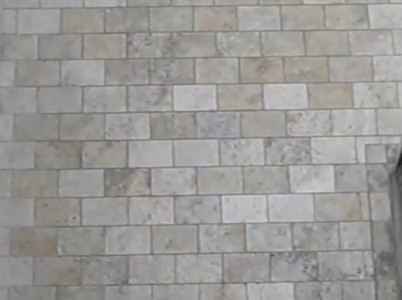
#> input picture frame 128 of demo.mp4, 402 x 300 px
$ python main.py
#> lines starting #> are read from the running program, lines starting #| are printed output that depends on the picture; after the words box and inside, x2 and y2 are one past the last pixel; in counts of white or black regions, pixels touching at a corner belong together
import cv2 as cv

toleranceRange = 200
toleranceCount = 5


# [34 lines left out: functions calc_area, toList, CalcCenter, not called in this run]


class People:
    # [10 lines left out: function __init__, not called in this run]

    def getCenter(self):
        return self.Center

    def getSpeed(self):
        return self.speed

    # [7 lines left out: function setPos, not called in this run]


def mk_path(FileName):
    return "/Users/makik/Desktop/untitled1/" + FileName


def NextSecond(cap, Second, FPS):
    for i in range(int(FPS * Second)):
        cap.read()

DisplayVideo = True
SaveVideo = True
TestMode = False

if __name__ == '__main__':

    if DisplayVideo:
        cv.namedWindow("FRAME")
    cap = cv.VideoCapture("demo.mp4")
    hog = cv.HOGDescriptor()
    hog.setSVMDetector(cv.HOGDescriptor_getDefaultPeopleDetector())


    FPS = cap.get(cv.CAP_PROP_FPS)
    Height = cap.get(cv.CAP_PROP_FRAME_HEIGHT)
    Width = cap.get(cv.CAP_PROP_FRAME_WIDTH)

    if SaveVideo:
        fourcc = cv.VideoWriter_fourcc(*'XVID')  # 保存视频的编码
        out = cv.VideoWriter('output.avi', fourcc, FPS, (int(Width), int(Height)))

    HASDONE = 0

    SETWidth = 600
    Pedestrian = []
    while True:
        HASDONE += 1
        if not DisplayVideo:
            print(HASDONE)
        isOpen, frame = cap.read()
#> frame is the input picture: shape (300, 402, 3); mean B, G, R 150.9, 152.7, 154.7
        # frame = cv.resize(frame, (SETWidth, int(SETWidth * Height / Width)))
        if not isOpen:
            break

        if TestMode:
            NextSecond(cap, 0.2, FPS)

        rects, wei = hog.detectMultiScale(frame, winStride=(20, 20), padding=(8, 8), scale=1.005)
#> rects = (); wei = ()

        tR = []
        for i in rects:
            tR.append(i)
#> this loop made 0 passes
#> after the loop, tR = []
        rects = tR
#> rects = []

        for i in range(len(rects)):
            if i >= len(rects):
                break
            Ri = rects[i]
            Ai = Ri[2] * Ri[3]
            findFlag = True
            while findFlag:
                for j in range(i + 1, len(rects)):
                    Rj = rects[j]
                    Aj = Rj[2] * Rj[3]
                    Area = calc_area(Ri, Rj)
                    if Area > Ai * 0.5 or Area > Aj * 0.5:
                        rects.pop(j)
                        findFlag = True
                        break
                findFlag = False

        for tP in Pedestrian:
            track_ok, bbox = tP.tracker.update(frame)
            if not track_ok:
                tP.fault = tP.fault + 1
                if tP.fault > toleranceCount:
                    Pedestrian.remove(tP)
            else:
                tP.setPos(bbox)
#> after the loop, Pedestrian = []

        for tP in Pedestrian:
            pos = tP.Center
            FindFlag = True
            while FindFlag :
                for index, dC in enumerate(rects):
                    if dC[0] - toleranceRange < pos[0] < dC[0] + dC[2] + toleranceRange \
                            and dC[1] - toleranceRange < pos[1] < dC[1] + dC[3] + toleranceRange:
                        rects.pop(index)
                        findFlag = True
                        break
                FindFlag = False


        for R in rects:
            tR = tuple(R)
            Pedestrian.append(People(tR, frame))

        for i in range(len(Pedestrian)):
            if i >= len(Pedestrian):
                break
            Ri = Pedestrian[i].Rect
            Ai = Ri[2] * Ri[3]
            findFlag = True
            while findFlag:
                for j in range(i + 1, len(Pedestrian)):
                    Rj = Pedestrian[j].Rect
                    Aj = Rj[2] * Rj[3]
                    Area = calc_area(Ri, Rj)
                    if Area > Ai * 0.8 or Area > Aj * 0.8:
                        Pedestrian.pop(j)
                        findFlag = True
                        break
                findFlag = False


        for tP in Pedestrian:
            (x, y, w, h) = tP.Rect
            x = int(x)
            y = int(y)
            w = int(w)
            h = int(h)
            cv.rectangle(frame, (x, y), (x + w, y + h), (0, 0, 255), 2)
            cv.circle(frame, tP.Center, 3, (0, 0, 0), -1)
            font = cv.FONT_HERSHEY_SIMPLEX
            messg = "Speed:"
            messg = messg + str(tP.speed[0]) + "," + str(tP.speed[1])
            frame = cv.putText(frame, messg, (x, y), font, 1.2, (255, 255, 255), 2)

        font = cv.FONT_HERSHEY_SIMPLEX
#> font = 0
        messg = "Number:" + str(len(Pedestrian))
#> messg = 'Number:0'
        frame = cv.putText(frame, messg, (0, 40), font, 1.2, (255, 255, 255), 2)
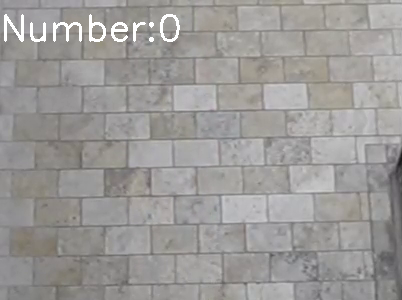
#> frame: shape (300, 402, 3); 1.09% of pixels changed, all inside (x1, y1, x2, y2) = (4, 14, 180, 42)
        # for (x, y, w, h) in rects:
        #     cv.rectangle(frame, (x, y), (x + w, y + h), (0, 0, 255), 2)


        if DisplayVideo:
            cv.imshow("FRAME", frame)
            if cv.waitKey(1) & 0xff == 27:
#> (key Esc is pressed here)
                break

        if SaveVideo:
            out.write(frame)

$ run again, starting later in the video
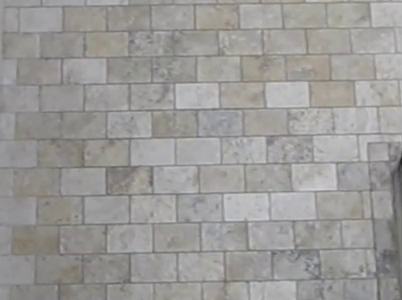
#> input picture frame 577 of demo.mp4, 402 x 300 px
#> frame is the input picture: shape (300, 402, 3); mean B, G, R 151.6, 153.5, 155.3
#> `rects, wei = hog.detectMultiScale(frame, winStride=(20, 20), padding=(..`: rects = ()
#> after the loop `for i in rects:`: tR = []
#> font = 0
#> messg = 'Number:0'
#> `frame = cv.putText(frame, messg, (0, 40), font, 1.2, (255, 255, 255), 2)`:
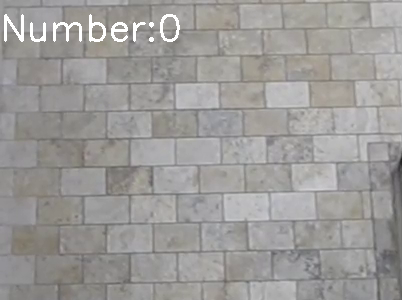
#> frame: shape (300, 402, 3); 1.09% of pixels changed, all inside (x1, y1, x2, y2) = (4, 14, 180, 42)

$ run again, starting later in the video
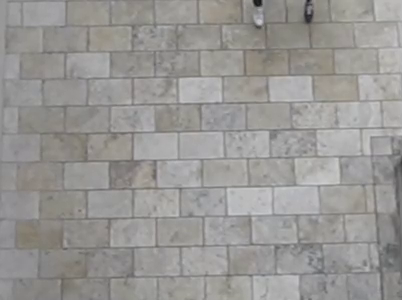
#> input picture frame 1026 of demo.mp4, 402 x 300 px
#> frame is the input picture: shape (300, 402, 3); mean B, G, R 148.3, 150.6, 152.2
#> `rects, wei = hog.detectMultiScale(frame, winStride=(20, 20), padding=(..`: rects = ()
#> after the loop `for i in rects:`: tR = []
#> font = 0
#> messg = 'Number:0'
#> `frame = cv.putText(frame, messg, (0, 40), font, 1.2, (255, 255, 255), 2)`:
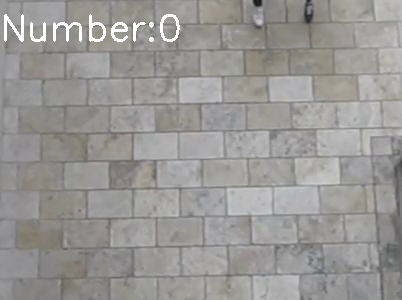
#> frame: shape (300, 402, 3); 1.09% of pixels changed, all inside (x1, y1, x2, y2) = (4, 14, 180, 42)
